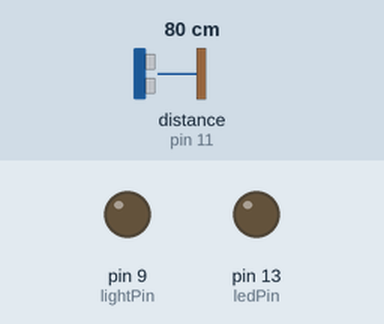
Simulated run of this sketch. Board: Arduino Mega 2560, built with avr-gcc and run on an emulated ATmega2560. Parts: output pins drawn as LEDs (lit = HIGH). Wiring (inferred from the names in the program): ultrasonic range finder: trigger pin 10; echo pin 11. The test bench sets the inputs (shaded band); at power-on: distance to the obstacle (sensor on pin 11) 80 cm. The echo pulse lasts 58.3 µs per cm; pins used as bus, display or sensor lines are not drawn.

Above: at 1.2 s.
1.3 s: distance to the obstacle (sensor on pin 11) set to 65 cm
2.8 s: distance to the obstacle (sensor on pin 11) set to 57 cm
At 3.5 s:
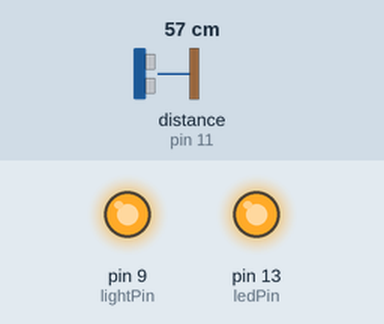
4.3 s: distance to the obstacle (sensor on pin 11) set to 120 cm
At 4.7 s:
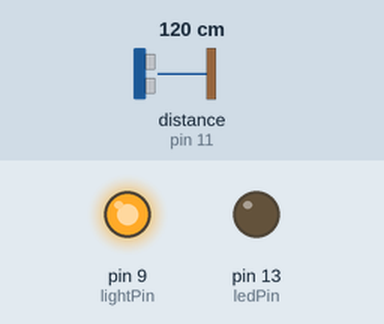
5.8 s: distance to the obstacle (sensor on pin 11) set to 2 cm
At 6.8 s:
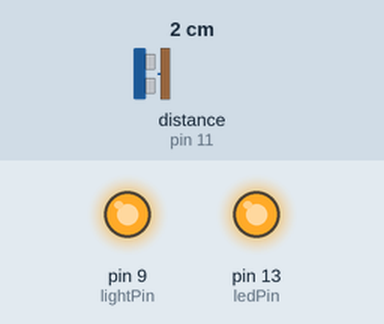
7.3 s: distance to the obstacle (sensor on pin 11) set to 250 cm
At 8.5 s:
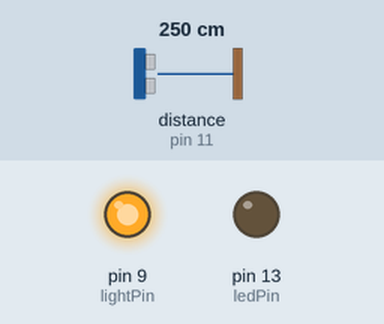
Timing chart, 0 to 9.8 s (numbered marks = the images above; inputs shaded):
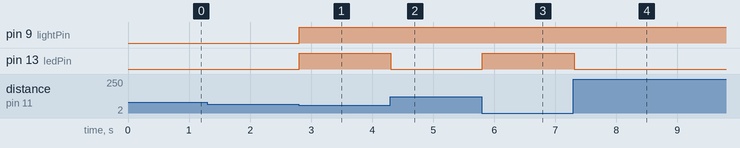

Measured:
- the behaviour switches between 61 and 60 cm on distance to the obstacle (sensor on pin 11) (found by bisection; images 0 and 1)
- after the input at 1.3 s, every drawn part: stays the same
- after the input at 2.8 s, pin 9 (lightPin), pin 13 (ledPin): LOW → HIGH at once
- after the input at 4.3 s, pin 13 (ledPin): HIGH → LOW at once
- after the input at 5.8 s, pin 13 (ledPin): LOW → HIGH at once
- after the input at 7.3 s, pin 13 (ledPin): HIGH → LOW at once

The sketch:

sensor_triggered_light.ino
```cpp
// (licence header left out)
/*
    This sketch is used to control a light using two sensors:

    (1) PIR (passive infrared) sensor (light on if motion detected); and

    (2) ultrasonic range finder (light on if body passes close).

    The controlled light is kept on until neither condition is met for a
    chosen interval (lightInterval).

    I use this to control a light in the middle of a long run of outside
    stairs that lead to my sidewalk. Using a standard motion-detecting
    light fixture doesn't work well, because it is hard to set it to turn on
    when someone starts walking up the stairs without also having it turn on
    when people pass by on the sidewalk.

    I place the ultrasonic range finder near the bottom step, perpendicular
    to the direction of travel. So placed, it is a precise way to trigger
    the light at a specific location, but doesn't trigger the light if you
    are walking down the stairs. For that, I use the PIR sensor. At the top
    of the stairs, a bit of imprecision about where to trigger the light does
    not cause any problems, because random passers-by do not walk around the
    top of the stairs.

    Note that nothing in this system keeps the light from turning on during
    the daytime. I instead use a separate switch that turns the entire
    system  off from sunrise to sunset - a switch that is not part of the
    microcontroller or this sketch. A prior version of this system used a
    photoresistor to detect daylight, but the external timer switch yields
    better results for me. If you decide to modify this sketch to incorporate
    a photoresistor, keep in mind that sunlight does not smoothly sweep from
    daylight to night, so perhaps use one threshold for sensing dawn (and
    thus preventing the light from turning on) and a higher threshold for
    sensing dusk (and thus allowing the light to turn on). This will keep the
    light from flickering if a body is sensed when it is near dusk or dawn.

    One final note: My setup does not use a dimmable light. But in case
    one might later want to add dimming capabilities, it makes sense to use
    a PWM-capable pin to control the light.

*/

#define DEBUG

// I/O pins
#define ledPin LED_BUILTIN  // for debugging (D13 on most boards)
#define pirPin 8            // PIR sensor
#define triggerPin 10       // ultrasonic ping trigger
#define echoPin 11          // ultrasonic echo
#define lightPin 9          // output pin to control power to light

// light timeout in seconds
#define lightInterval 90

// minimum distance (inches) to trigger light for ultrasonic proximity sensor
#define pingInches 24

void setup() {
  pinMode(ledPin, OUTPUT);
  pinMode(lightPin, OUTPUT);
  pinMode(triggerPin, OUTPUT);
}

void loop() {

  // This variable tracks our last sensor event, and it is initialized
  // with a value that will ensure that at startup the light is off.
  static unsigned long bodyTime = 0 - 1000UL * lightInterval;

  /*
      (1) Turn the light on or off

      The light is HIGH (on) if movement has been detected within the
      interval lightInterval, else light is LOW (off).

  */

  if ((millis() - bodyTime) < (1000UL * lightInterval)) {
    digitalWrite(lightPin, HIGH);
  }
  else {
    digitalWrite(lightPin, LOW);

    /*
       If the light is off, we set bodyTime to the recent past. Without
       this, if no movement was detected in about 50 straight days, the
       light would spuriously turn on.

    */
    bodyTime = millis() - 1000UL * lightInterval;
  }

#ifdef DEBUG
  byte sensor = LOW;
#endif

  /*
      (2) Check PIR (HC-SR501 or compatible) for movement

      The PIR sensor reads HIGH if movement is detected.

      The PIR sensor also has a "delay" setting that adjusts how long the
      sensor continues to read HIGH. Because the program logic keeps the
      light on for a chosen interval after the PIR no longer reads HIGH, I
      set the delay adjustment on the PIR sensor itself to the minimum. For
      my sensor, this is about 2 seconds.

      I also set the PIR sensor to single-trigger (aka L) mode, which means
      that after the sensor is held HIGH, it will return to LOW for about
      three seconds, during which time motion is not detected. After this
      period of time, the sensor will again read HIGH if motion is detected.
      The sensor's other mode (retriggering, aka H) will continuously detect
      motion, and keep the sensor HIGH during that time. For my purposes,
      either mode would actually be fine.

      Finally, the PIR sensor has a sensitivity (range) adjustment. My PIR
      sensor is not reliable if the range is set to the maximum. Instead, I
      set the range to the minimum (clockwise), which is a range of about 1
      meter. I then get reliable triggering within this range. For my
      purposes, a 1 meter range is fine.

  */

  // ignore PIR for first 60 seconds to let it adjust to ambient conditions
  static byte pirWarm;
  if ((! pirWarm) && (millis() > 60000)) {
    pirWarm = 1;
  }

  if (pirWarm && digitalRead(pirPin)) {
    bodyTime = millis();

#ifdef DEBUG
    sensor = HIGH;
#endif

  }

  /*
      (3) Check ultrasonic sensor (HC-SR04 or compatible) for body

      The ultrasonic range finder uses two pins. The trigger pin is raised
      HIGH for 10 microseconds to send a ping, at which point the sensor will
      send eight 40 kHz pulses. Once a ping has been sent, the echo pin
      is held HIGH until a reflection of the ping is detected, at which point
      echo will return to LOW. If no reflection is detected after 38
      milliseconds, echo will return to low.

      Sound takes approximately 888 microseconds to travel 1 foot, and thus
      if the echo pin is raised high for 888 * 2 microseconds, that indicates
      the object is 1 foot away (i.e. the ping took 888 microseconds to
      reach the object, and then 888 microseconds to return as an echo).

      The sensor's maximum range is about 13 feet. At that point, one would
      expect echo to be held HIGH for about 23 milliseconds. So the 38
      millisecond timeout is well beyond that range.

      If there is no obstruction within the sensor's range, this entire cycle
      will take less than 40 milliseconds. In my application, there is a wall
      that is less than 4 feet from the sensor, which means that the cycle
      should take less than 8 milliseconds when there is no closer
      obstruction than the wall.

      So this is our approach:

      (0) Raise the trigger high for 10 microseconds to trigger a ping.
      (1) After we send a ping, wait for echo to be held HIGH.
      (2) Wait for echo to go LOW, and once it does if it was HIGH for a
          short enough period of time, conclude that there was some movement.

      Example code often uses pulseIn() to check the length of the echo, but
      pulseIn() is blocking - potentially for 76ms (38ms until the echo
      starts, if no obstruction is detected, and then 38ms for th echo
      itself). The code below is nonblocking, except for 10 microseconds to
      trigger the ping. It presumably is not as accurate as using interrupts
      but for my purposes (detecting when a body is walking by) I don't care
      about the precise distance, merely that there is something closer
      to the sensor than the wall.

      And the 10 microsecond blocking of loop() when a ping is triggered is
      on the order of one loop through loop() (i.e. when it is time to send
      a ping, the loop takes about twice as long as usual), which is not too
      bad.

  */

  static byte pingState;
  static unsigned long echoTime;
  static byte pongState;

  switch (pingState) {

    // send ping
    case 0:
      pingState = 1;
      digitalWrite(triggerPin, HIGH);
      delayMicroseconds(10);
      digitalWrite(triggerPin, LOW);
      break;

    // wait for echo
    case 1:
      if (digitalRead(echoPin)) {
        pingState = 2;
        echoTime = micros();
      }
      break;

    // time echo length and process
    case 2:
      if (! digitalRead(echoPin)) {
        pingState = 0;
        if ((micros() - echoTime) < (2L * 74 * pingInches)) {
          pongState = HIGH;
        }
        else {
          pongState = LOW;
        }
      }
      break;
  }

  if (pongState) {
    bodyTime = millis();

#ifdef DEBUG
    sensor = HIGH;
#endif

  }

#ifdef DEBUG
  digitalWrite(ledPin, sensor);
#endif

} /* end loop() */
```
